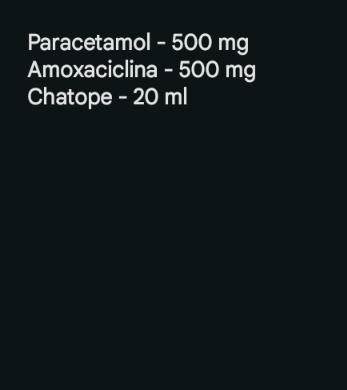
#> input picture Imagens/receitas/6a04fe9c39d81.jpeg, 347 x 390 px
$ python ocr.py ../Imagens/receitas/6a04fe9c39d81.jpeg
#> lines starting #> are read from the running program, lines starting #| are printed output that depends on the picture; after the words box and inside, x2 and y2 are one past the last pixel; in counts of white or black regions, pixels touching at a corner belong together
import cv2
import pytesseract
import sys
import os

os.environ["TESSDATA_PREFIX"] = (
    r"C:C:\Program Files\Tesseract-OCR"
)
pytesseract.pytesseract.tesseract_cmd = r"C:\Program Files\Tesseract-OCR\tesseract.exe"
imagem_path = sys.argv[1]

img = cv2.imread(imagem_path)
#> img is the input picture: shape (390, 347, 3); mean B, G, R 28.6, 25.6, 18

if img is None:
    print("Erro: imagem não encontrada")
    exit()

gray = cv2.cvtColor(img, cv2.COLOR_BGR2GRAY)

thresh = cv2.threshold(gray, 150, 255, cv2.THRESH_BINARY)[1]
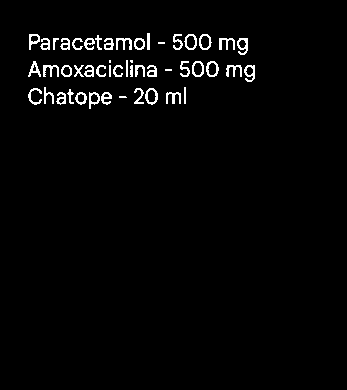
#> thresh: shape (390, 347); 2.4% white in thin lines or dots, all inside (x1, y1, x2, y2) = (28, 33, 255, 109)

#> (the run stopped early here; a loop or call above may not have finished)
